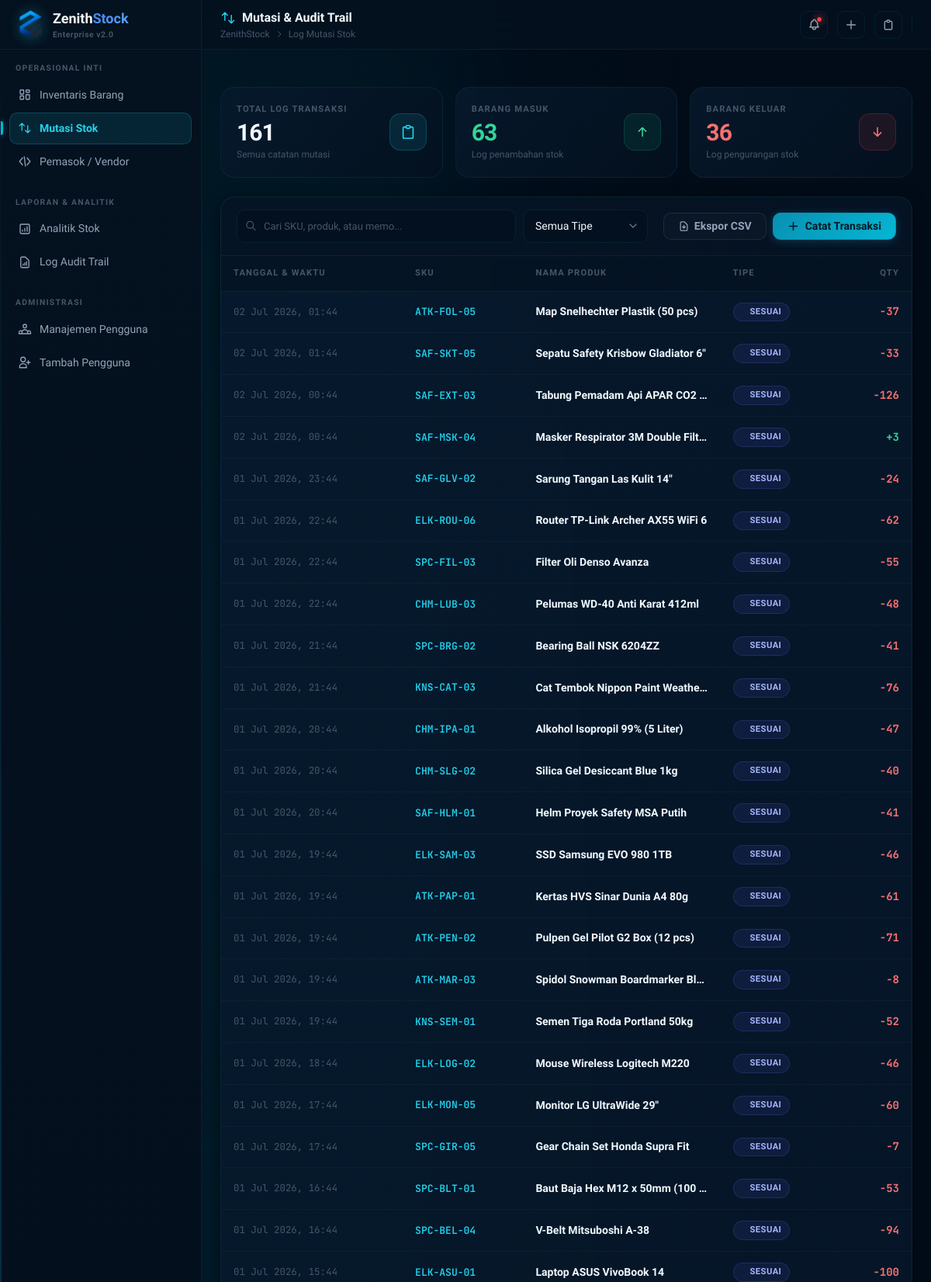
Screenshot of /movements/ (signed in, upper part) with the database file from the repository.
### zenithstock/models.py (models this page shows, shortened)
class StockMovement(db.Model):
    __tablename__ = 'stock_movements'
    id = db.Column(db.Integer, primary_key=True)
    product_id = db.Column(db.Integer, db.ForeignKey('products.id', ondelete='CASCADE'), nullable=False)
    user_id = db.Column(db.Integer, db.ForeignKey('users.id'), nullable=False)
    jumlah = db.Column(db.Integer, nullable=False) # Positif untuk barang masuk, negatif untuk keluar
    tipe = db.Column(db.String(20), nullable=False) # 'MASUK', 'KELUAR', 'PENYESUAIAN'
    keterangan = db.Column(db.String(255))
    created_at = db.Column(db.DateTime, nullable=False, default=datetime.utcnow)
    user = db.relationship('User', backref='movements')

class Product(db.Model):
    __tablename__ = 'products'
    id = db.Column(db.Integer, primary_key=True)
    sku = db.Column(db.String(20), unique=True, nullable=False, index=True)
    nama_barang = db.Column(db.String(100), nullable=False)
    kategori = db.Column(db.String(50), nullable=False)
    stok = db.Column(db.Integer, nullable=False, default=0)
    harga = db.Column(db.Integer, nullable=False, default=0)
    min_stok = db.Column(db.Integer, nullable=False, default=10) # threshold stok kritis produk
    lokasi_rak = db.Column(db.String(50)) # misal: 'Rak A-12', 'Gudang 2'
    supplier_id = db.Column(db.Integer, db.ForeignKey('suppliers.id'), nullable=True)
    movements = db.relationship('StockMovement', backref='product', lazy=True, cascade='all, delete-orphan')

### zenithstock/routes/movements.py (the view)
@movements_bp.route('/')
@login_required
def index():
    search_query = request.args.get('q', '').strip()
    type_filter = request.args.get('type', '').strip()
    query = StockMovement.query.join(Product)
    if search_query:
        query = query.filter(
            (Product.sku.ilike(f'%{search_query}%')) |
            (Product.nama_barang.ilike(f'%{search_query}%')) |
            (StockMovement.keterangan.ilike(f'%{search_query}%'))
        )
    if type_filter:
        query = query.filter(StockMovement.tipe == type_filter)
    movements   = query.order_by(StockMovement.created_at.desc()).all()
    total_log    = len(movements)
    total_masuk  = sum(1 for m in movements if m.tipe == 'MASUK')
    total_keluar = sum(1 for m in movements if m.tipe == 'KELUAR')
    if request.headers.get('HX-Request'):
        return render_template('movements/_table.html', movements=movements)
    return render_template('movements/index.html', movements=movements,
                           search_query=search_query, type_filter=type_filter,
                           total_log=total_log, total_masuk=total_masuk, total_keluar=total_keluar)

### zenithstock/models.py (called while the page is built)
    @property
    def is_active(self):
        return self.status == 'active'

    def is_admin(self):
        return self.role == 'admin'

### zenithstock/templates/movements/index.html (shortened to what this page needs)
{% extends "base.html" %}
{% block header_title %}
<svg style="width:20px;height:20px;color:var(--zs-cyan-400);" fill="none" viewBox="0 0 24 24" stroke="currentColor">
    <path stroke-linecap="round" stroke-linejoin="round" stroke-width="1.75" d="M7 16V4m0 0L3 8m4-4l4 4M17 8v12m0 0l4-4m-4 4l-4-4" />
</svg>
Mutasi & Audit Trail
{% endblock %}
{% block breadcrumb %}Log Mutasi Stok{% endblock %}
{% block content %}
<div class="space-y-6" x-data="{ searchQ: '{{ search_query or '' }}', typeFilter: '{{ type_filter or '' }}' }">
    <div class="grid grid-cols-1 sm:grid-cols-3 gap-4">
        <div class="stat-card">
            <div>
                <div class="stat-label">Total Log Transaksi</div>
                <div class="stat-value">{{ total_log }}</div>
                <div class="stat-sub">Semua catatan mutasi</div>
            </div>
            <div class="stat-icon cyan">
                <svg style="width:22px;height:22px;" fill="none" viewBox="0 0 24 24" stroke="currentColor">
                    <path stroke-linecap="round" stroke-linejoin="round" stroke-width="1.75" d="M9 5H7a2 2 0 00-2 2v12a2 2 0 002 2h10a2 2 0 002-2V7a2 2 0 00-2-2h-2M9 5a2 2 0 002 2h2a2 2 0 002-2M9 5a2 2 0 012-2h2a2 2 0 012 2" />
                </svg>
            </div>
        </div>
        <div class="stat-card">
            <div>
                <div class="stat-label">Barang Masuk</div>
                <div class="stat-value green">{{ total_masuk }}</div>
                <div class="stat-sub">Log penambahan stok</div>
            </div>
            <div class="stat-icon green">
                <svg style="width:22px;height:22px;" fill="none" viewBox="0 0 24 24" stroke="currentColor">
                    <path stroke-linecap="round" stroke-linejoin="round" stroke-width="1.75" d="M7 11l5-5m0 0l5 5m-5-5v12" />
                </svg>
            </div>
        </div>
        <div class="stat-card">
            <div>
                <div class="stat-label">Barang Keluar</div>
                <div class="stat-value red">{{ total_keluar }}</div>
                <div class="stat-sub">Log pengurangan stok</div>
            </div>
            <div class="stat-icon red">
                <svg style="width:22px;height:22px;" fill="none" viewBox="0 0 24 24" stroke="currentColor">
                    <path stroke-linecap="round" stroke-linejoin="round" stroke-width="1.75" d="M17 13l-5 5m0 0l-5-5m5 5V6" />
                </svg>
            </div>
        </div>
    </div>
    <div class="zs-panel">
        <div class="controls-bar">
            <div class="left">
                <div class="search-input-wrap" style="flex:1;min-width:220px;max-width:360px;">
                    <svg class="search-icon" fill="none" viewBox="0 0 24 24" stroke="currentColor">
                        <path stroke-linecap="round" stroke-linejoin="round" stroke-width="2" d="M21 21l-6-6m2-5a7 7 0 11-14 0 7 7 0 0114 0z" />
                    </svg>
                    <input
                        type="search"
                        id="movements-search"
                        name="q"
                        x-model="searchQ"
                        placeholder="Cari SKU, produk, atau memo..."
                        class="form-control"
                        hx-get="{{ url_for('movements.index') }}"
                        hx-trigger="keyup changed delay:300ms, search"
                        hx-target="#movements-table-container"
                        hx-include="[name='type']"
                        hx-push-url="true"
                        value="{{ search_query or '' }}"
                    >
                </div>
                <div class="select-wrapper filter-select">
                    <select
                        name="type"
                        id="type-filter"
                        class="form-control"
                        x-model="typeFilter"
                        hx-get="{{ url_for('movements.index') }}"
                        hx-target="#movements-table-container"
                        hx-include="[name='q']"
                        hx-trigger="change"
                        hx-push-url="true"
                    >
                        <option value="">Semua Tipe</option>
                    </select>
                </div>
            </div>
            <div class="right" style="display:flex;gap:8px;">
                <button type="button" onclick="exportTableToCSV('movements-table', 'zenithstock_mutasi.csv')" class="btn btn-secondary" style="border:1px solid rgba(255,255,255,0.08);background:rgba(255,255,255,0.02);color:var(--color-text-secondary);display:flex;align-items:center;gap:6px;" title="Ekspor data tabel ke berkas CSV">
                    <svg style="width:15px;height:15px;" fill="none" viewBox="0 0 24 24" stroke="currentColor">
                        <path stroke-linecap="round" stroke-linejoin="round" stroke-width="2" d="M12 10v6m0 0l-3-3m3 3l3-3m2 8H7a2 2 0 01-2-2V5a2 2 0 012-2h5.586a1 1 0 01.707.293l5.414 5.414a1 1 0 01.293.707V19a2 2 0 01-2 2z" />
                    </svg>
                    Ekspor CSV
                </button>
                <a href="{{ url_for('movements.create') }}" class="btn btn-primary" id="btn-record-movement">
                    <svg style="width:15px;height:15px;" fill="none" viewBox="0 0 24 24" stroke="currentColor">
                        <path stroke-linecap="round" stroke-linejoin="round" stroke-width="2.5" d="M12 4v16m8-8H4" />
                    </svg>
                    Catat Transaksi
                </a>
            </div>
        </div>
        <div id="movements-table-container" style="overflow-x:auto;">
            {% include "movements/_table.html" %}
        </div>
    </div>
</div>
{% endblock %}

### zenithstock/templates/movements/_table.html (shortened to what this page needs)
<table class="zs-table" id="movements-table">
    <thead>
        <tr>
            <th>Tanggal & Waktu</th>
            <th>SKU</th>
            <th>Nama Produk</th>
            <th>Tipe</th>
            <th style="text-align:right;">Qty</th>
        </tr>
    </thead>
    <tbody>
        {% if movements %}
            {% for m in movements %}
            <tr>
                <td style="font-family:var(--font-mono);font-size:0.775rem;color:var(--color-text-muted);white-space:nowrap;">
                    {{ m.created_at.strftime('%d %b %Y, %H:%M') }}
                </td>
                <td class="td-mono">{{ m.product.sku }}</td>
                <td class="td-primary" style="font-size:0.875rem;max-width:180px;white-space:nowrap;overflow:hidden;text-overflow:ellipsis;" title="{{ m.product.nama_barang }}">
                    {{ m.product.nama_barang }}
                </td>
                <td>
                    {% if m.tipe == 'MASUK' %}
                    <span class="badge green"><span class="badge-dot"></span>MASUK</span>
                    {% elif m.tipe == 'KELUAR' %}
                    <span class="badge red"><span class="badge-dot"></span>KELUAR</span>
                    {% else %}
                    <span class="badge indigo"><span class="badge-dot"></span>SESUAI</span>
                    {% endif %}
                </td>
                <td style="text-align:right;font-family:var(--font-mono);font-weight:700;font-size:0.875rem;">
                    {% if m.jumlah > 0 %}
                    <span style="color:#34d399;">+{{ m.jumlah }}</span>
                    {% elif m.jumlah < 0 %}
                    <span style="color:#f87171;">{{ m.jumlah }}</span>
                    {% else %}
                    <span style="color:var(--color-text-muted);">±0</span>
                    {% endif %}
                </td>
            </tr>
            {% endfor %}
        {% endif %}
    </tbody>
</table>

### rows the page displays
StockMovement: created_at "02 Jul 2026, 01:44", product.sku "ATK-FOL-05", product.nama_barang "Map Snelhechter Plastik (50 pcs)", tipe "SESUAI", jumlah "-37"
StockMovement: created_at "02 Jul 2026, 01:44", product.sku "SAF-SKT-05", product.nama_barang "Sepatu Safety Krisbow Gladiator 6\"", tipe "SESUAI", jumlah "-33"
StockMovement: created_at "02 Jul 2026, 00:44", product.sku "SAF-EXT-03", product.nama_barang "Tabung Pemadam Api APAR CO2…", tipe "SESUAI", jumlah "-126"
StockMovement: created_at "02 Jul 2026, 00:44", product.sku "SAF-MSK-04", product.nama_barang "Masker Respirator 3M Double Filter", tipe "SESUAI", jumlah "3"
StockMovement: created_at "01 Jul 2026, 23:44", product.sku "SAF-GLV-02", product.nama_barang "Sarung Tangan Las Kulit 14\"", tipe "SESUAI", jumlah "-24"
StockMovement: created_at "01 Jul 2026, 22:44", product.sku "ELK-ROU-06", product.nama_barang "Router TP-Link Archer AX55 WiFi 6", tipe "SESUAI", jumlah "-62"
StockMovement: created_at "01 Jul 2026, 22:44", product.sku "SPC-FIL-03", product.nama_barang "Filter Oli Denso Avanza", tipe "SESUAI", jumlah "-55"
StockMovement: created_at "01 Jul 2026, 22:44", product.sku "CHM-LUB-03", product.nama_barang "Pelumas WD-40 Anti Karat 412ml", tipe "SESUAI", jumlah "-48"
StockMovement: created_at "01 Jul 2026, 21:44", product.sku "SPC-BRG-02", product.nama_barang "Bearing Ball NSK 6204ZZ", tipe "SESUAI", jumlah "-41"
StockMovement: created_at "01 Jul 2026, 21:44", product.sku "KNS-CAT-03", product.nama_barang "Cat Tembok Nippon Paint Weathe…", tipe "SESUAI", jumlah "-76"
StockMovement: created_at "01 Jul 2026, 20:44", product.sku "CHM-IPA-01", product.nama_barang "Alkohol Isopropil 99% (5 Liter)", tipe "SESUAI", jumlah "-47"
StockMovement: created_at "01 Jul 2026, 20:44", product.sku "CHM-SLG-02", product.nama_barang "Silica Gel Desiccant Blue 1kg", tipe "SESUAI", jumlah "-40"
StockMovement: created_at "01 Jul 2026, 20:44", product.sku "SAF-HLM-01", product.nama_barang "Helm Proyek Safety MSA Putih", tipe "SESUAI", jumlah "-41"
StockMovement: created_at "01 Jul 2026, 19:44", product.sku "ELK-SAM-03", product.nama_barang "SSD Samsung EVO 980 1TB", tipe "SESUAI", jumlah "-46"
StockMovement: created_at "01 Jul 2026, 19:44", product.sku "ATK-PAP-01", product.nama_barang "Kertas HVS Sinar Dunia A4 80g", tipe "SESUAI", jumlah "-61"
StockMovement: created_at "01 Jul 2026, 19:44", product.sku "ATK-PEN-02", product.nama_barang "Pulpen Gel Pilot G2 Box (12 pcs)", tipe "SESUAI", jumlah "-71"
StockMovement: created_at "01 Jul 2026, 19:44", product.sku "ATK-MAR-03", product.nama_barang "Spidol Snowman Boardmarker Bl…", tipe "SESUAI", jumlah "-8"
StockMovement: created_at "01 Jul 2026, 19:44", product.sku "KNS-SEM-01", product.nama_barang "Semen Tiga Roda Portland 50kg", tipe "SESUAI", jumlah "-52"
StockMovement: created_at "01 Jul 2026, 18:44", product.sku "ELK-LOG-02", product.nama_barang "Mouse Wireless Logitech M220", tipe "SESUAI", jumlah "-46"
StockMovement: created_at "01 Jul 2026, 17:44", product.sku "ELK-MON-05", product.nama_barang "Monitor LG UltraWide 29\"", tipe "SESUAI", jumlah "-60"
StockMovement: created_at "01 Jul 2026, 17:44", product.sku "SPC-GIR-05", product.nama_barang "Gear Chain Set Honda Supra Fit", tipe "SESUAI", jumlah "-7"
StockMovement: created_at "01 Jul 2026, 16:44", product.sku "SPC-BLT-01", product.nama_barang "Baut Baja Hex M12 x 50mm (100…", tipe "SESUAI", jumlah "-53"
StockMovement: created_at "01 Jul 2026, 16:44", product.sku "SPC-BEL-04", product.nama_barang "V-Belt Mitsuboshi A-38", tipe "SESUAI", jumlah "-94"
StockMovement: created_at "01 Jul 2026, 15:44", product.sku "ELK-ASU-01", product.nama_barang "Laptop ASUS VivoBook 14", tipe "SESUAI", jumlah "-100"

### other values shown
{{ total_log }} "161"
{{ total_masuk }} "63"
{{ total_keluar }} "36"
